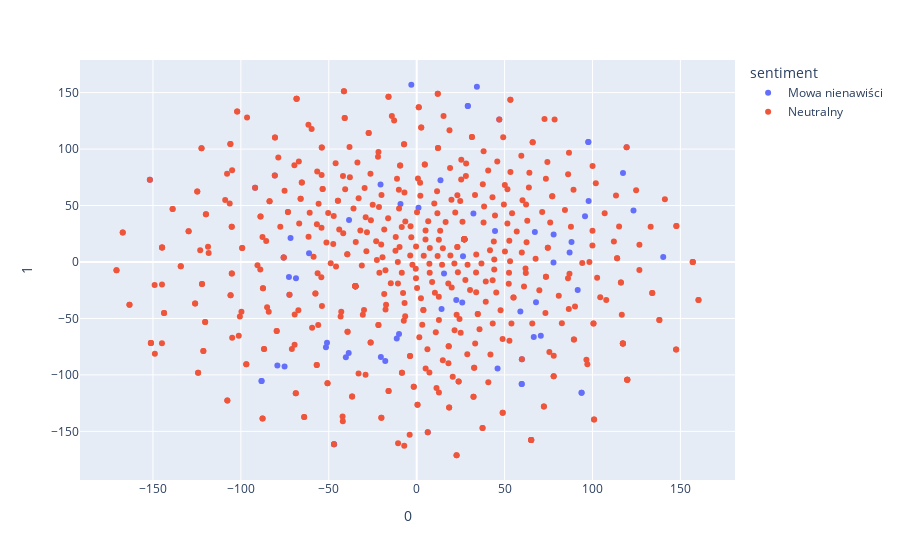

This figure's notebook cell:
### Code cell
fig = px.scatter(df, x=0, y=1, hover_data=df.columns, color="sentiment")
fig.show()

### Figure 1 — Plotly figure (JSON) as saved in the notebook; plotly's stock layout.template omitted (floating-point values rounded to 4 significant figures; data arrays with more than 128 entries replaced by an {"elided": "..."} marker saying what was removed)
{"data": [{"customdata": {"elided": "72x2 str values"}, "hovertemplate": "sentiment=%{customdata[1]}<br>0=%{x}<br>1=%{y}<br>label=%{customdata[0]}<extra></extra>", "legendgroup": "Mowa nienawiści", "marker": {"color": "#636efa", "symbol": "circle"}, "mode": "markers", "name": "Mowa nienawiści", "orientation": "v", "showlegend": true, "type": "scatter", "x": [46.01, 67.87, 26.36, 58.97, -71.75, -68.66, 70.6, -75.15, -51.6, -38.67, 22.52, -10.04, 59.75, 93.8, -34.86, -88.24, 97.63, 29.09, 27.09, -17.86, -20.37, 77.9, 86.99, 67.22, 117.4, 27.09, 44.56, 97.81, 123.3, -3.047, 13.54, -75.63, 34.25, 91.6, 14.16, -47.01, 140.2, -38.47, -20.56, 88.07, 77.82, 32.27, 27.09, 95.76, 27.09, 15.55, 6.312, -9.207, 59.84, -80.7, -47.01, 119.4, 46.99, -72.36, -91.91, 65.15, -151.8, 1.03, -72.65, 66.61, -79.24, -61.22, -51.0, -40.29, 25.92, -11.34, 59.75, 93.8, -34.86, -88.24, 97.63, 29.09], "xaxis": "x", "y": [-94.42, -35.71, 4.984, -43.95, 21.32, -14.37, -65.33, -92.49, -75.51, -80.56, -33.65, -63.8, -108.0, -115.8, -21.39, -105.5, 106.2, 138.1, 20.15, -87.71, -84.13, 24.35, 8.44, 26.5, 78.79, 20.15, 27.47, 53.94, 45.55, 156.9, 72.46, 4.013, 155.3, -24.86, -41.61, -161.3, 4.315, 37.2, 68.68, 17.71, -0.3993, 42.98, 20.15, 40.46, 20.15, -10.25, -150.9, 51.42, -86.21, 76.55, -161.3, 101.7, 126.1, -29.03, 65.75, -157.6, 72.71, 47.95, -13.23, -66.46, -91.67, 7.82, -71.42, -84.38, -35.94, -67.73, -108.0, -115.8, -21.39, -105.5, 106.2, 138.1], "yaxis": "y"}, {"customdata": {"elided": "527x2 str values"}, "hovertemplate": "sentiment=%{customdata[1]}<br>0=%{x}<br>1=%{y}<br>label=%{customdata[0]}<extra></extra>", "legendgroup": "Neutralny", "marker": {"color": "#EF553B", "symbol": "circle"}, "mode": "markers", "name": "Neutralny", "orientation": "v", "showlegend": true, "type": "scatter", "x": {"elided": "527 float values"}, "xaxis": "x", "y": {"elided": "527 float values"}, "yaxis": "y"}], "layout": {"legend": {"title": {"text": "sentiment"}, "tracegroupgap": 0}, "margin": {"t": 60}, "xaxis": {"anchor": "y", "domain": [0, 1], "title": {"text": "0"}}, "yaxis": {"anchor": "x", "domain": [0, 1], "title": {"text": "1"}}}}
